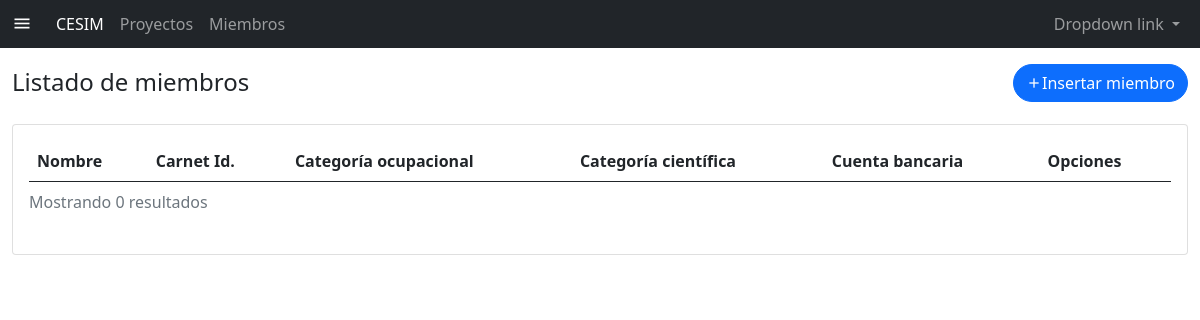
Before: /member/list/ with the older database file.
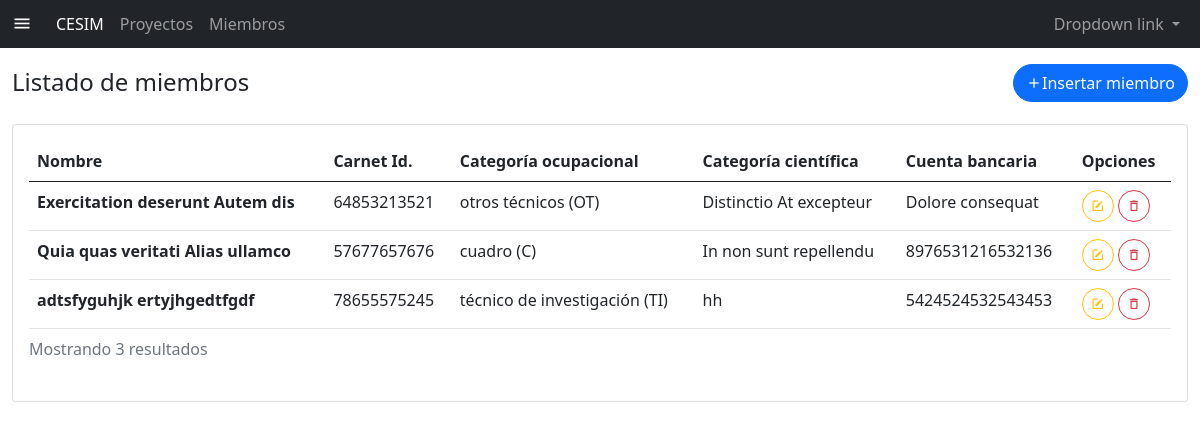
After: the same page with the newer database file.
### core/models.py (models this page shows, shortened)
class Miembro(models.Model):
    proyecto = models.ManyToManyField(Proyecto, verbose_name='Proyecto asociado', through='RecursosHumanos', )
    nombre = models.CharField(max_length=100, verbose_name='Nombre')
    apellidos = models.CharField(max_length=100, verbose_name='Apellidos')
    ci = models.CharField(max_length=11, verbose_name='Carnet de identidad', validators=[MinLengthValidator(11)])
    categoria_ocupacional = models.CharField(max_length=100, verbose_name='Categoría ocupacional', choices=(
        ('C', 'cuadro'),
        ('TI', 'técnico de investigación'),
        ('OT', 'otros técnicos'),
        ('O', 'obreros'),
        ('S', 'servicios'),
    ))
    categoria_cientifica = models.CharField(max_length=100, verbose_name='Categoría científica', null=True, blank=True)
    cuenta_bancaria = models.CharField(max_length=16, verbose_name='Cuenta bancaria')

### core/views/member/views.py (the view)
# urls.py: path('member/list/', MemberList.as_view(), name='member-list'),
class MemberList(generic.ListView):
    model = Miembro
    template_name = 'member/list_member.html'
    queryset = Miembro.objects.all()
    def get_context_data(self, *, object_list=None, **kwargs):
        context = super(MemberList, self).get_context_data()
        context['title'] = 'Listado de miembros'
        return context

### core/templates/member/list_member.html
{% extends 'body.html' %}
{% load static widget_tweaks %}
{% block content %}
    <div class="row py-3">
        <div class="col-10">
            <legend class="text-start">{{ title }}</legend>
        </div>
        <div class="col-2 text-end">
            <a href="{% url 'member-create' %}" class="btn btn-primary rounded-pill">
                <i class="mdi mdi-plus"></i>Insertar miembro</a>
        </div>
    </div>
    <div class="card ">
        <div class="card-body table-responsive">
            <table class="table table-hover ">
                <caption>Mostrando {{ object_list.count }} {% if object_list.count == 1 %}
                    resultado{% else %} resultados {% endif %}</caption>
                <thead>
                <tr>
                    <th scope="col">Nombre</th>
                    <th scope="col">Carnet Id.</th>
                    <th scope="col">Categoría ocupacional</th>
                    <th scope="col">Categoría científica</th>
                    <th scope="col">Cuenta bancaria</th>
                    <th scope="col">Opciones</th>
                </tr>
                </thead>
                <tbody>
                {% if object_list %}
                    {% for object in object_list %}
                        <tr>
                            <td>
                                <a href="#" style="text-decoration: none;color: inherit;"
                                   class="fw-semibold">{{ object.nombre }} {{ object.apellidos }}</a>
                            </td>
                            <td>{{ object.ci }}</td>
                            <td>{{ object.get_categoria_ocupacional_display }} ({{ object.categoria_ocupacional }})</td>
                            <td>{{ object.categoria_cientifica }}</td>
                            <td>{{ object.cuenta_bancaria }}</td>
                            <td>
                                <a href="{% url 'member-update' object.pk %}"
                                   class="btn btn-sm btn-outline-warning rounded-pill">
                                    <i class="mdi mdi-square-edit-outline"></i>
                                </a>
                                <a href="#" class="btn btn-sm btn-outline-danger rounded-pill">
                                    <i class="mdi mdi-delete-outline"></i>
                                </a>
                            </td>
                        </tr>
                    {% endfor %}
                {% endif %}
                </tbody>
            </table>
        </div>
    </div>
{% endblock %}

### templates/body.html
{% extends 'base.html' %}
{% load static %}
{% block body %}
    <body class="">
    <div class="wrapper">
        {% block navbar %}
            {% include 'navbar.html' %}
        {% endblock %}
        <div class="content">
            <div class="container-fluid">
                {% block content %}
                {% endblock %}
            </div>
        </div>
    </div>
    </body>
{% endblock %}

### templates/base.html (shortened to what this page needs)
{% load static %}
<!DOCTYPE html>
<html lang="es">
<head>
    <link href="https://cdn.jsdelivr.net/npm/bootstrap@5.0.2/dist/css/bootstrap.min.css" rel="stylesheet"
>
    <link rel="stylesheet" href="{% static 'lib/material-icons/css/icons.min.css' %}">
    <link href="https://cdn.jsdelivr.net/npm/select2@4.1.0-rc.0/dist/css/select2.min.css" rel="stylesheet"/>
    <link rel="stylesheet"
          href="https://cdn.jsdelivr.net/npm/bootstrap-select@1.13.14/dist/css/bootstrap-select.min.css">
    <link rel="stylesheet" href="{% static 'lib/sweetalert2/sweetalert2.min.css' %}">
    <link rel="stylesheet" href="{% static 'lib/jquery-confirm-v3.3.4/jquery-confirm.min.css' %}">
    <link rel="stylesheet" href="{% static 'css/custom_styles.css' %}">
</head>
{% block body %}
{% endblock %}
</html>

### templates/navbar.html (shortened to what this page needs)
{% load static %}
<nav class="navbar navbar-expand-md navbar-dark bg-dark py-1">
    <div class="container-fluid">
        <a class="navbar-brand" data-bs-toggle="offcanvas" href="#offcanvasExample" role="button"
           aria-controls="offcanvasExample"><i class="mdi mdi-menu"></i></a>
        <div class="collapse navbar-collapse" id="navbarNavDropdown">
            <ul class="navbar-nav">
                <li class="nav-item ">
                    <a class="nav-link active" aria-current="page" href="#">CESIM</a>
                </li>
                <li class="nav-item">
                    <a class="nav-link" href="{% url 'project-list' %}">Proyectos</a>
                </li>
                <li class="nav-item">
                    <a class="nav-link" href="{% url 'member-list' %}">Miembros</a>
                </li>
            </ul>
            <ul class="navbar-nav ms-auto">
                <li class="nav-item dropdown">
                    <a class="nav-link dropdown-toggle" href="#" id="navbarDropdownMenuLink" role="button"
                       data-bs-toggle="dropdown" aria-expanded="false">
                        Dropdown link
                    </a>
                </li>
            </ul>
        </div>
    </div>
</nav>

### static/css/custom_styles.css (style rules this page uses)
body { min-height: 100vh; min-height: -webkit-fill-available; }
html { height: -webkit-fill-available; }
.dropdown-toggle { outline: 0; }
.fw-semibold { font-weight: 600; }

Changed rows visible on the page:
added Miembro: nombre "Exercitation deserunt", apellidos "Autem dis", ci "64853213521", categoria_ocupacional "otros técnicos", categoria_ocupacional "OT", categoria_cientifica "Distinctio At excepteur", cuenta_bancaria "Dolore consequat"
added Miembro: nombre "Quia quas veritati", apellidos "Alias ullamco", ci "57677657676", categoria_ocupacional "cuadro", categoria_ocupacional "C", categoria_cientifica "In non sunt repellendu", cuenta_bancaria "8976531216532136"
added Miembro: nombre "adtsfyguhjk", apellidos "ertyjhgedtfgdf", ci "78655575245", categoria_ocupacional "técnico de investigación", categoria_ocupacional "TI", categoria_cientifica "hh", cuenta_bancaria "5424524532543453"
Other visible differences:
{{ object_list.count }}: "0" → "3"
